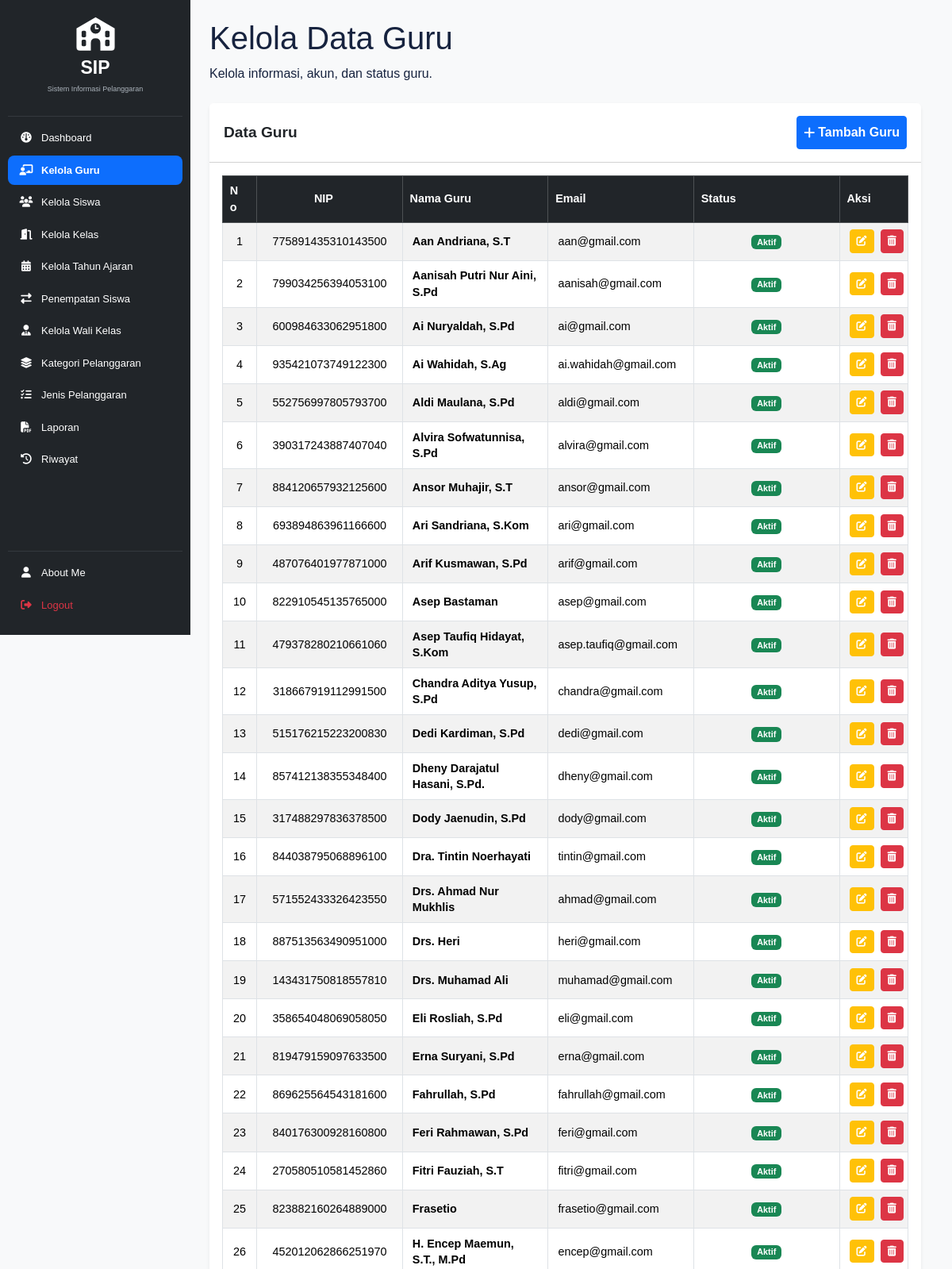
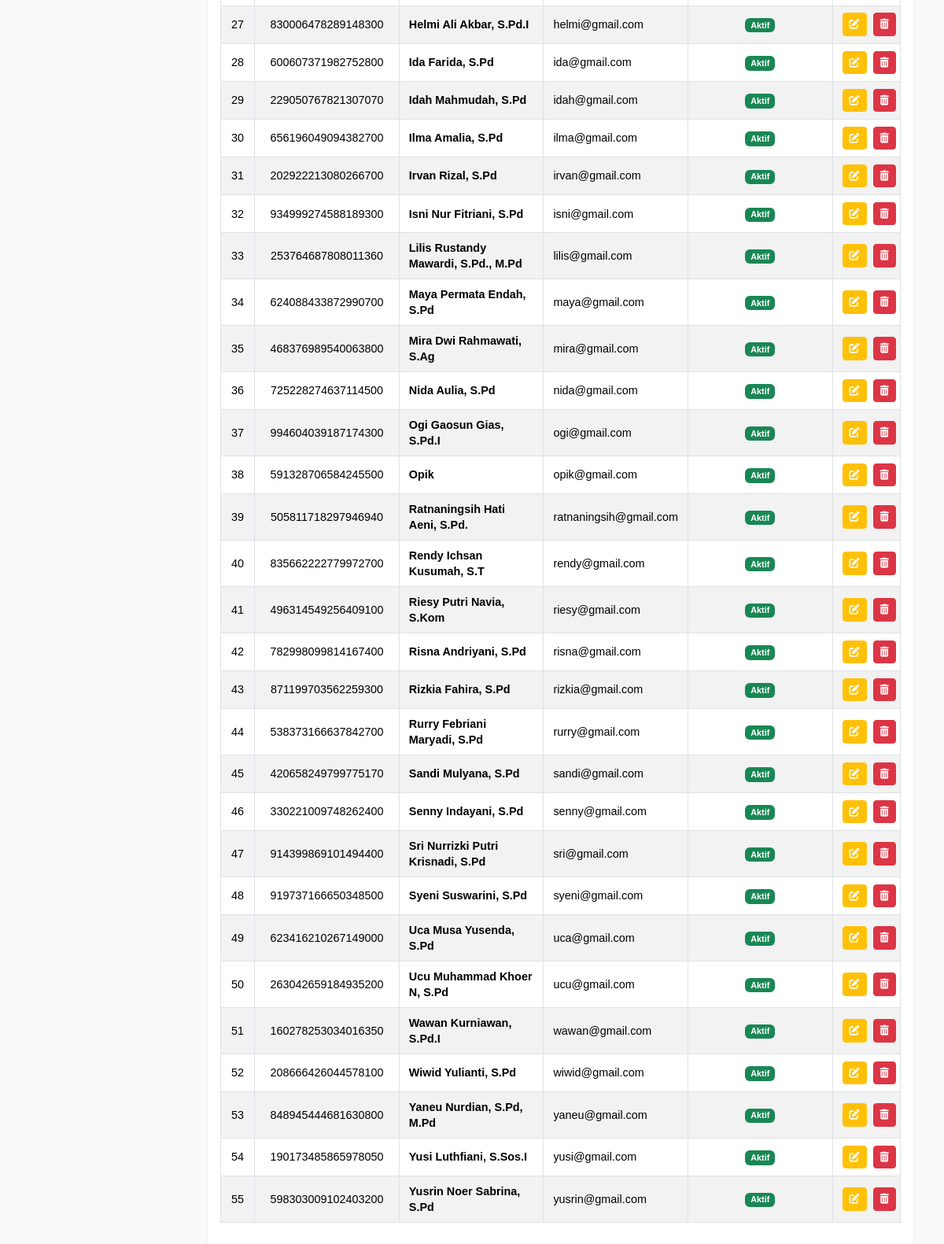
The page /guru/kelola_guru.php (signed in) on the database as committed earlier (2 pictures, top to bottom).
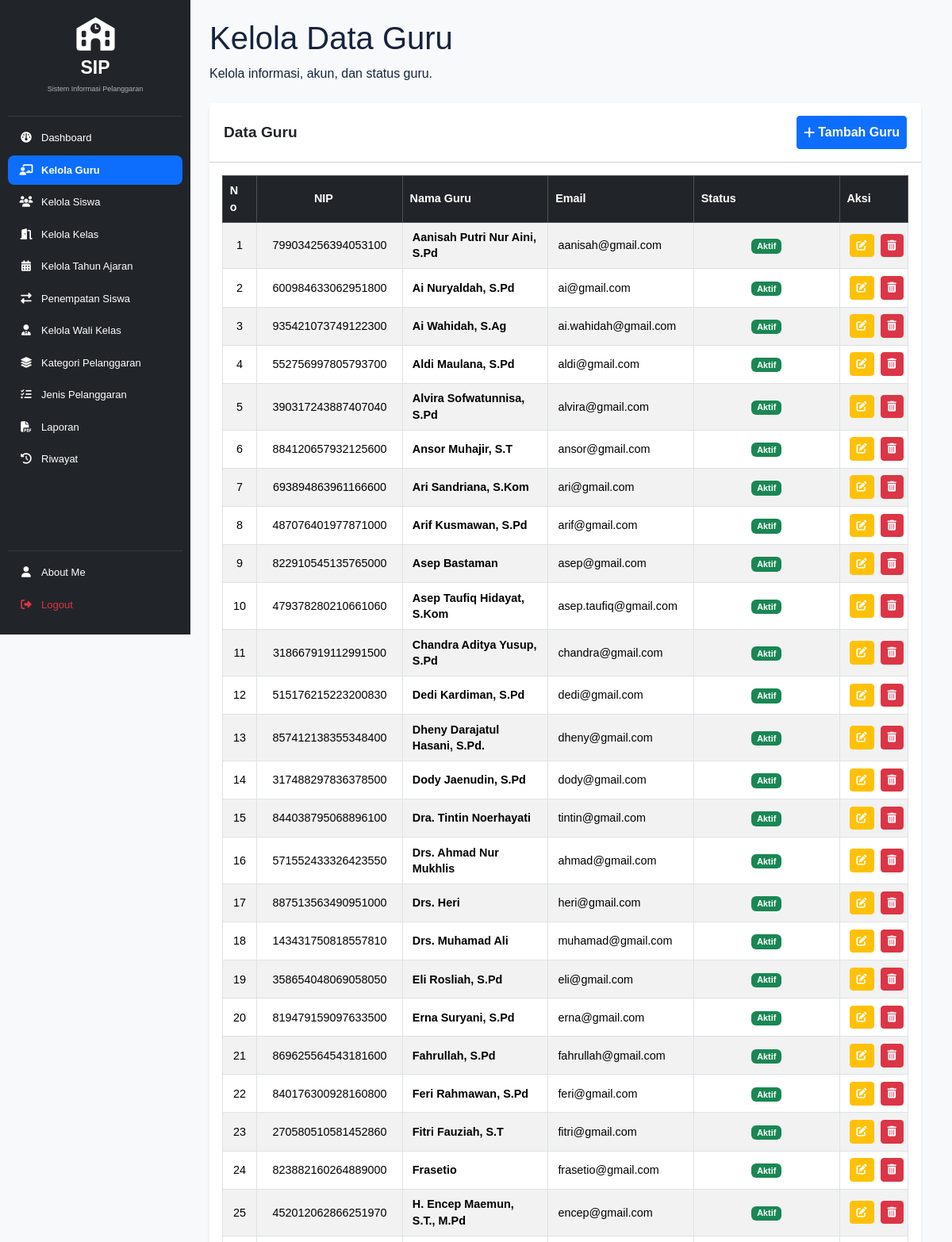
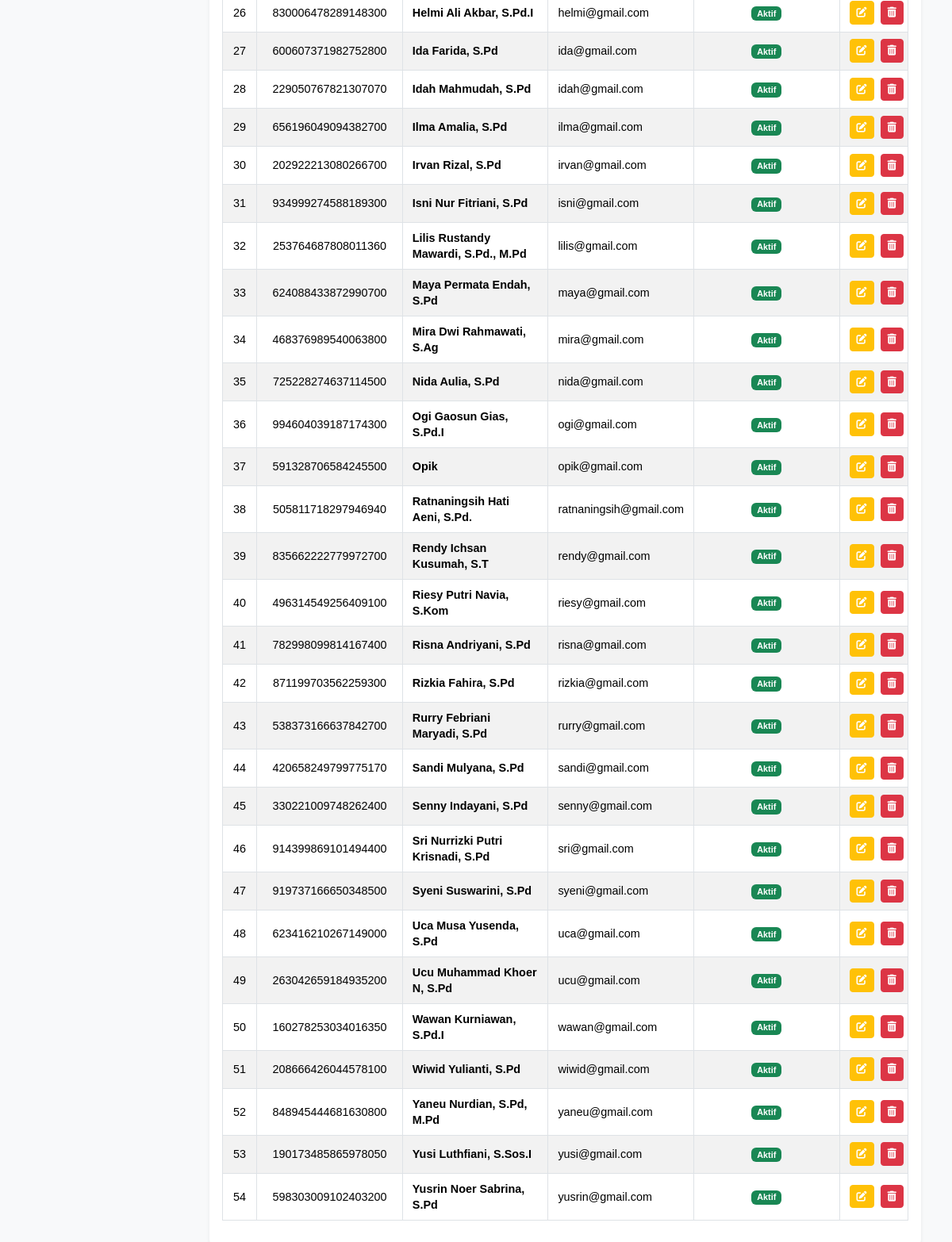
The same page on the database as committed later (2 pictures, top to bottom).
### tables this page shows
CREATE TABLE `t_guru` (
  `id` int(11) NOT NULL,
  `nip` varchar(30) NOT NULL,
  `nama` varchar(150) DEFAULT NULL,
  `email` varchar(150) NOT NULL,
  `status_aktif` tinyint(1) NOT NULL,
  `user_id` int(11) NOT NULL,
  `created_at` timestamp NOT NULL DEFAULT current_timestamp(),
  `updated_at` timestamp NOT NULL DEFAULT current_timestamp()
);

### guru/kelola_guru.php (the view, shortened to what this page needs)
<?php
include '../config/koneksi.php';
$sql = "SELECT * FROM t_guru ORDER BY nama ASC";
$hasil = mysqli_query($koneksi, $sql);
?>
<!DOCTYPE html>
<html lang="id">
<head>
    <link href="https://cdn.jsdelivr.net/npm/bootstrap@5.3.3/dist/css/bootstrap.min.css" rel="stylesheet">
    <link rel="stylesheet" href="https://cdnjs.cloudflare.com/ajax/libs/font-awesome/6.4.0/css/all.min.css">
    <link href="https://cdn.datatables.net/2.3.4/css/dataTables.bootstrap5.min.css" rel="stylesheet">
    <link rel="stylesheet" href="../layout/style.css">
</head>
<body class="bg-light">
<div class="container-fluid">
    <div class="row">
        <?php include '../layout/sidebar.php'; ?>
        <main class="col-md-9 ms-sm-auto col-lg-10 p-4 admin-guru-list">
            <header class="admin-page-header mb-4">
                <h1>Kelola Data Guru</h1>
                <p>Kelola informasi, akun, dan status guru.</p>
            </header>
            <div class="card shadow-sm border-0 rounded-3 mb-5">
                <div class="card-header bg-white py-3 d-flex flex-wrap gap-2 justify-content-between align-items-center">
                    <h5 class="card-title m-0 fw-bold">Data Guru</h5>
                    <a href="tambah_guru.php" class="btn btn-primary btn-sm fw-semibold text-nowrap">
                        <i class="fas fa-plus me-1"></i> Tambah Guru
                    </a>
                </div>
                <div class="card-body p-3">
                    <div class="table-responsive">
                        <table id="tabelGuru" class="table table-striped table-bordered table-hover table-sm align-middle w-100" style="font-size: 0.9rem;">
                            <thead class="table-dark text-center">
                                <tr>
                                    <th width="5%">No</th>
                                    <th class="text-center">NIP</th>
                                    <th>Nama Guru</th>
                                    <th>Email</th>
                                    <th>Status</th>
                                    <th width="10%" class="action-column">Aksi</th>
                                </tr>
                            </thead>
                            <tbody>
                                <?php
                                $no = 1;
                                while ($row = mysqli_fetch_assoc($hasil)) { ?>
                                    <tr>
                                        <td class="text-center"><?= $no++ ?></td>
                                        <td class="text-center"><?= htmlspecialchars($row['nip'] ?? '') ?></td>
                                        <td class="fw-semibold"><?= htmlspecialchars($row['nama'] ?? '') ?></td>
                                        <td><?= htmlspecialchars($row['email'] ?? '') ?></td>
                                        <td class="text-center">
                                            <?php if ($row['status_aktif'] == 1) { ?>
                                                <span class="badge bg-success">Aktif</span>
                                            <?php } else { ?>
                                                <span class="badge bg-secondary">Nonaktif</span>
                                            <?php } ?>
                                        </td>
                                        <td class="text-center text-nowrap action-column">
                                            <a href="edit_guru.php?id=<?= urlencode($row['id']) ?>"
                                               class="btn btn-warning btn-sm text-white px-2 py-1" title="Edit" aria-label="Edit guru">
                                                <i class="fa-solid fa-pen-to-square" aria-hidden="true"></i>
                                            </a>
                                            <a href="hapus_guru.php?id=<?= urlencode($row['id']) ?>"
                                               class="btn btn-danger btn-sm px-2 py-1" title="Hapus" aria-label="Hapus guru"
                                               onclick="return confirm('Yakin ingin menghapus data guru ini?');">
                                                <i class="fa-solid fa-trash-can" aria-hidden="true"></i>
                                            </a>
                                        </td>
                                    </tr>
                                <?php } ?>
                            </tbody>
                        </table>
                    </div>
                </div>
            </div>
        </main>
    </div>
</div>
</body>
</html>

Rows that differ between the two databases and show on the page:
removed t_guru: nip "775891435310143500", nama "Aan Andriana, S.T", email "aan@gmail.com", status_aktif "Aktif"
